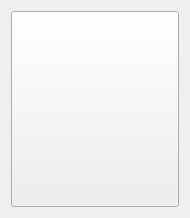
<?xml version="1.0" encoding="UTF-8"?>
<ui version="4.0">
 <class>MainWindow</class>
 <widget class="QMainWindow" name="MainWindow">
  <property name="geometry">
   <rect>
    <x>0</x>
    <y>0</y>
    <width>190</width>
    <height>218</height>
   </rect>
  </property>
  <property name="windowTitle">
   <string>Arduino Controller</string>
  </property>
  <widget class="QWidget" name="centralWidget">
   <layout class="QHBoxLayout" name="horizontalLayout">
    <item>
     <widget class="QPushButton" name="turnON_OFF">
      <property name="sizePolicy">
       <sizepolicy hsizetype="Minimum" vsizetype="Minimum">
        <horstretch>0</horstretch>
        <verstretch>0</verstretch>
       </sizepolicy>
      </property>
      <property name="cursor">
       <cursorShape>PointingHandCursor</cursorShape>
      </property>
      <property name="text">
       <string/>
      </property>
      <property name="icon">
       <iconset resource="res.qrc">
        <normaloff>:/imgs/lamp-off.png</normaloff>:/imgs/lamp-off.png</iconset>
      </property>
      <property name="iconSize">
       <size>
        <width>128</width>
        <height>128</height>
       </size>
      </property>
     </widget>
    </item>
   </layout>
  </widget>
  <widget class="QMenuBar" name="menuBar">
   <property name="geometry">
    <rect>
     <x>0</x>
     <y>0</y>
     <width>190</width>
     <height>20</height>
    </rect>
   </property>
  </widget>
 </widget>
 <layoutdefault spacing="6" margin="11"/>
 <resources>
  <include location="res.qrc"/>
 </resources>
 <connections/>
</ui>
